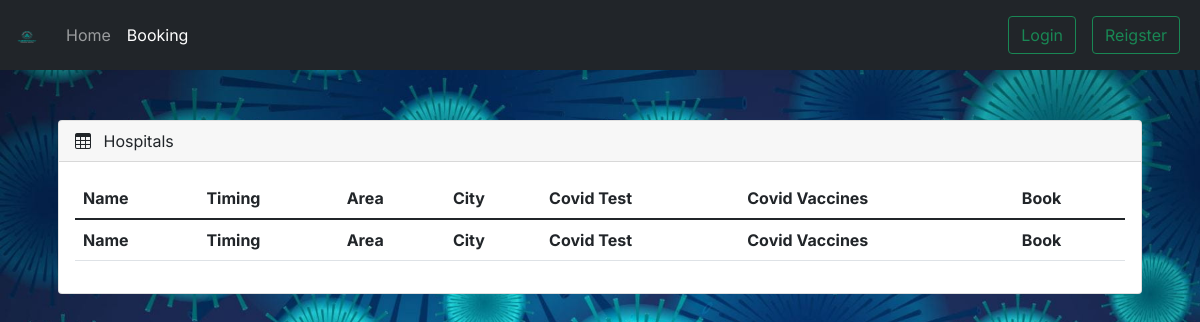
Page /hospitals/index.php on the earlier database version.
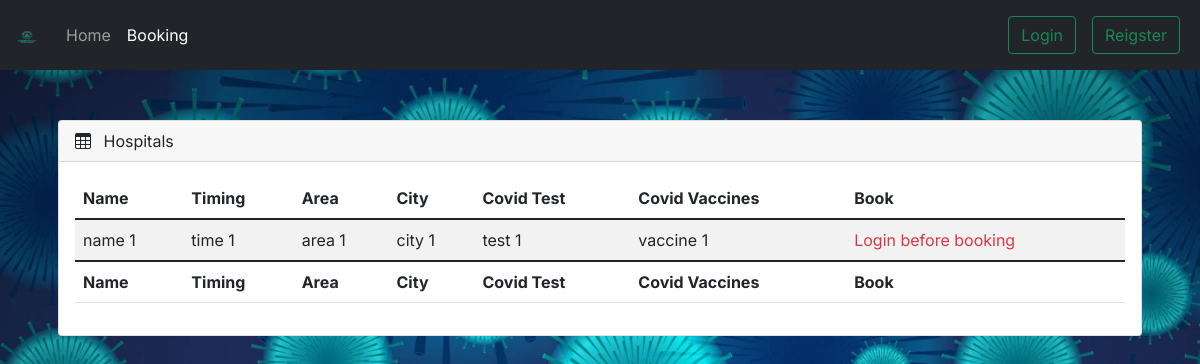
Same page on the later database version.
### tables this page shows
CREATE TABLE IF NOT EXISTS `hospitals` (
  `hospital_id` int(11) NOT NULL AUTO_INCREMENT,
  `hospital_name` varchar(50) NOT NULL DEFAULT 'No Name Specified',
  `timing` varchar(50) NOT NULL DEFAULT 'No Timing Specified',
  `area` varchar(50) NOT NULL DEFAULT 'No City Specified',
  `city` varchar(50) NOT NULL DEFAULT 'No Area Specified',
  `test` varchar(50) NOT NULL DEFAULT 'Not Available',
  `vaccine` varchar(50) NOT NULL DEFAULT 'Not Available',
  PRIMARY KEY (`hospital_id`)
);

### config.php (called while the page is built)
<?php
    $config['URL'] = 'http://localhost';
    $config['DB_URL'] = 'localhost:3306';
    $config['DB_USERNAME'] = 'root';
    $config['DB_PASSWORD'] = '';
    $config['DB_DATABASE'] = '_covid19';
    $config['THEME_COLOR'] = '#00aea5';
    $config['STATIC_BACKGROUND'] = false;
?>

### hospitals/index.php (the view, shortened to what this page needs)
<?php
require('../config.php');
$data = '';
$connection = mysqli_connect($config['DB_URL'], $config['DB_USERNAME'], $config['DB_PASSWORD'], $config['DB_DATABASE']);
if ($connection) {
    $query = "SELECT * FROM hospitals";
    $result = mysqli_query($connection, $query);
    $total  = mysqli_num_rows($result);
    if ($total >= 1) {
        while ($row = mysqli_fetch_assoc($result)) {
            $data .= '<tr>
                <td>' . $row['hospital_name'] . '</td>
                <td>' . $row['timing'] . '</td>
                <td>' . $row['area'] . '</td>
                <td>' . $row['city'] . '</td>
                <td>' . $row['test'] . '</td>
                <td>' . $row['vaccine'] . '</td>
                <td>';
            if (isset($_SESSION['isloggedin'])) {
                if ($_SESSION['Verified']) {
                    $data .= '<form method="post">
                    <div class="d-grid gap-2">
                        <input type="text" class="d-none" name="id" value="' . $row['hospital_id'] . '">
                        <input type="submit" value="Appointment" class="btn btn-outline-danger" name="Appointment">
                    </div>
                </form>
                <form method="post">
                    <div class="d-grid gap-2">
                        <input type="text" class="d-none" name="id" value="' . $row['hospital_id'] . '">
                        <input type="submit" value="Test" class="btn btn-outline-primary" name="Test">
                    </div>
                </form>
                <form method="post">
                    <div class="d-grid gap-2">
                        <input type="text" class="d-none" name="id" value="' . $row['hospital_id'] . '">
                        <input type="submit" value="Vaccination" class="btn btn-outline-success" name="Vaccination">
                    </div>
                </form>';
                } else {
                    $data .= '<span class="text-danger">verify before booking</span>';
                }
            } else {
                $data .= '<span class="text-danger">Login before booking</span>';
            }
            $data .= '</td>
            </tr>';
        }
    }
}
?>
<!DOCTYPE html>
<html lang="en">
<head>
    <link href="https://cdn.jsdelivr.net/npm/bootstrap@5.1.3/dist/css/bootstrap.min.css" rel="stylesheet">
    <link rel="stylesheet" href="https://use.fontawesome.com/releases/v5.2.0/css/all.css" />
    <link rel="stylesheet" href="<?php echo $config['URL'] ?>/assets/css/global.css">
    <link rel="stylesheet" href="https://cdn.jsdelivr.net/npm/bootstrap-icons@1.4.1/font/bootstrap-icons.css" />
    <link rel="stylesheet" href="<?php echo $config['URL'] ?>/vendor/data_tables/dataTables.bootstrap5.min.css">
    <link rel="stylesheet" href="<?php echo $config['URL'] ?>/assets/css/dash.css">
</head>
<?php
if ($config['STATIC_BACKGROUND']) {
?>
    <body style="background-color: <?php echo $config['THEME_COLOR'] ?>;">
    <?php
} else {
    ?>
        <body background="<?php echo $config['URL'] ?>/assets/image/pics/background.jpg">
        <?php
    }
        ?>
        <nav class="navbar navbar-expand-lg navbar-dark bg-dark fixed-top navbar-hover">
            <div class="container-fluid">
                <a class="navbar-brand" href="#">
                    <img src="<?php echo $config['URL'] ?>/assets/image/logo/logo8.png" alt="" width="30" height="24">
                </a>
                <div class="collapse navbar-collapse" id="navbarNav">
                    <ul class="navbar-nav me-auto">
                        <li class="nav-item">
                            <a class="nav-link navbar-hover" aria-current="page" href="<?php echo $config['URL'] ?>/index.php#home">Home</a>
                        </li>
                        <li class="nav-item">
                            <a class="nav-link active" aria-current="page">Booking</a>
                        </li>
                    </ul>
                    <ul class="navbar-nav">
                        <?php
                        if (isset($_SESSION['isloggedin'])) {
                            if ($_SESSION['Verified']) {
                        ?>
                                <li class="nav-item">
                                    <a class="nav-link" href="#">My Profile</a>
                                </li>
                            <?php
                            } else {
                            ?>
                                <li class="nav-item">
                                    <a class="nav-link" href="<?php echo $config['URL'] ?>/user/verify"><button type="button" class="btn btn-outline-warning">Verify</button></a>
                                </li>
                                <li class="nav-item">
                                    <a class="nav-link" href="<?php echo $config['URL'] ?>/user/logout"><button type="button" class="btn btn-outline-danger">Logout</button></a>
                                </li>
                            <?php
                            }
                        } else {
                            ?>
                            <li class="nav-item">
                                <a class="nav-link" href="<?php echo $config['URL'] ?>/user/login"><button type="button" class="btn btn-outline-success">Login</button></a>
                            </li>
                            <li class="nav-item">
                                <a class="nav-link" href="<?php echo $config['URL'] ?>/user/register"><button type="button" class="btn btn-outline-success">Reigster</button></a>
                            </li>
                        <?php
                        }
                        ?>
                    </ul>
                </div>
            </div>
        </nav>
        <br>
        <br>
        <br>
        <div class="container mt-5">
            <div class="card ms-3 me-3">
                <div class="card-header">
                    <span><i class="bi bi-table me-2"></i></span> Hospitals
                </div>
                <div class="card-body">
                    <div class="table-responsive ">
                        <table id="example" class="table  table-striped data-table" style="width: 100%">
                            <thead>
                                <tr>
                                    <th>Name</th>
                                    <th>Timing</th>
                                    <th>Area</th>
                                    <th>City</th>
                                    <th>Covid Test</th>
                                    <th>Covid Vaccines</th>
                                    <th>Book</th>
                                </tr>
                            </thead>
                            <tbody>
                                <?php
                                echo $data;
                                ?>
                            </tbody>
                            <tfoot>
                                <tr>
                                    <th>Name</th>
                                    <th>Timing</th>
                                    <th>Area</th>
                                    <th>City</th>
                                    <th>Covid Test</th>
                                    <th>Covid Vaccines</th>
                                    <th>Book</th>
                                </tr>
                            </tfoot>
                        </table>
                    </div>
                </div>
            </div>
        </div>
        </body>
</html>

### assets/css/global.css (style rules this page uses)
body { background-size: cover; height: 100vh; }

### assets/css/dash.css (style rules this page uses)
body, button { font-family: "Inter", sans-serif; }
:root { --offcanvas-width: 270px; --topNavbarHeight: 56px; }
@media (min-width: 992px) { body { overflow: auto !important; } }

Differences in the rows shown:
added hospitals: hospital_name "name 1", timing "time 1", area "area 1", city "city 1", test "test 1", vaccine "vaccine 1"
